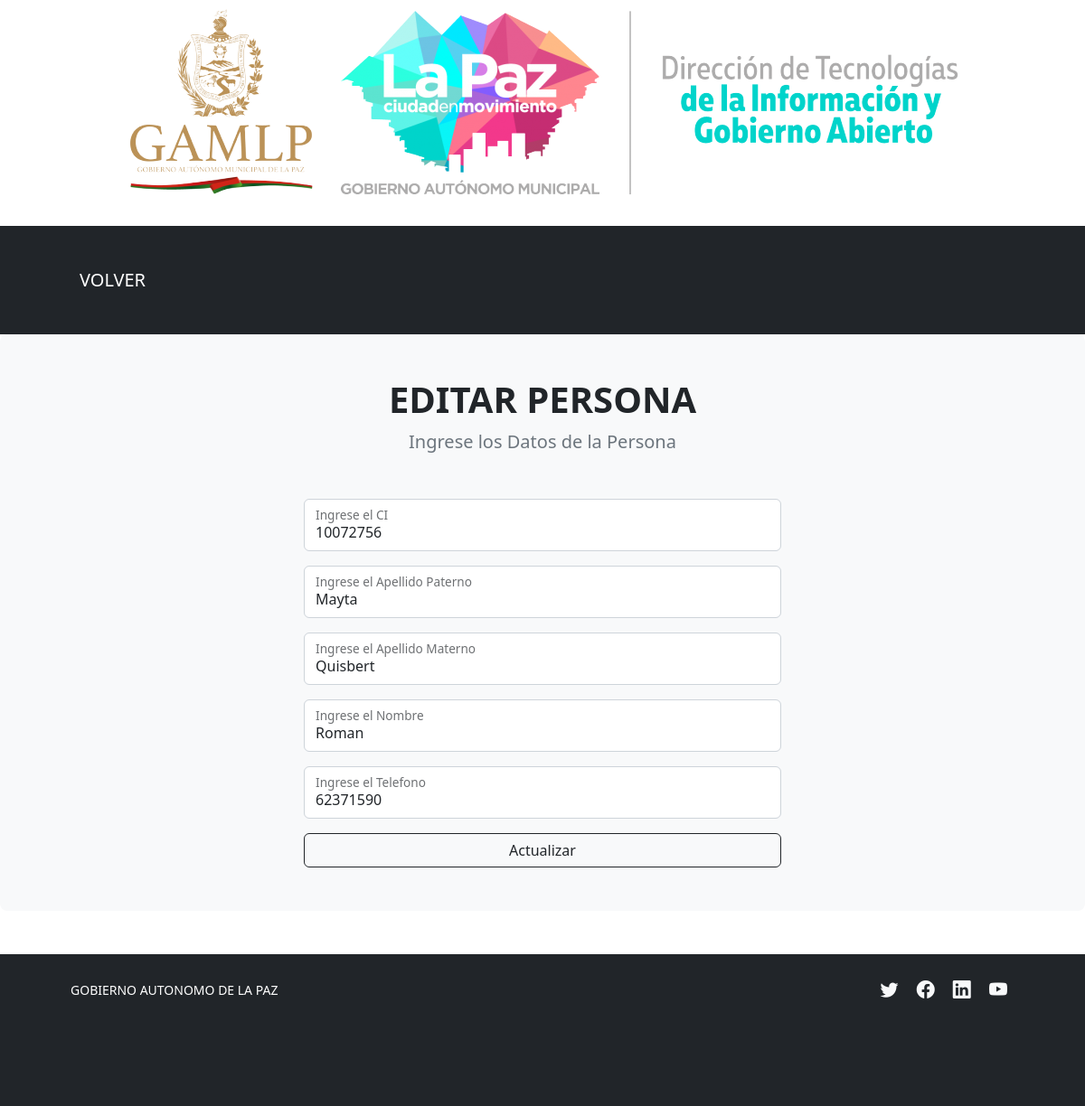
Screenshot of /editar_persona.php?ci=10072756 with the database file from the repository.
### tables this page shows
CREATE TABLE `persona` (
  `ci` int(200) NOT NULL,
  `paterno` varchar(200) NOT NULL,
  `materno` varchar(200) NOT NULL,
  `nombre` varchar(200) NOT NULL,
  `telefono` int(200) NOT NULL
);

### editar_persona.php (the view, shortened to what this page needs)
<!DOCTYPE html>
<html lang="en">
    <head>
        <link href="https://cdn.jsdelivr.net/npm/bootstrap-icons@1.5.0/font/bootstrap-icons.css" rel="stylesheet" />
        <link href="css/styles.css" rel="stylesheet" />
    </head>
    <body class="d-flex flex-column h-100">
        <main class="flex-shrink-0">
        <nav class="navbar navbar-expand-lg" style="background-image: url(imagenes/LOGO.png) ; height: 250px; background-position: center; background-repeat: no-repeat;">    </nav>
<nav class="navbar navbar-expand-lg navbar-dark bg-dark" style="padding: 40px;">
    <div class="container px-5">
        <a class="navbar-brand" href="usuario.php">VOLVER</a>
    </div>
</nav>
<?php
include('con_bd.php');
$ci = $_GET['ci'];
$result = $conn->query("SELECT * FROM persona WHERE ci=$ci");
$persona = $result->fetch_assoc();
?>
<div class="bg-light rounded-3 py-5 px-4 px-md-5 mb-5">
        <div class="text-center mb-5">
            <h1 class="fw-bolder">EDITAR PERSONA</h1>
            <p class="lead fw-normal text-muted mb-0">Ingrese los Datos de la Persona</p>
        </div>
        <div class="row gx-5 justify-content-center">
            <div class="col-lg-8 col-xl-6">
                <form  method="POST">
                    <div class="form-floating mb-3">
                        <input class="form-control"  type="number" name="ci" value="<?php echo $persona['ci']; ?>" required />
                        <label for="name">Ingrese el CI</label>
                    </div>
                    <div class="form-floating mb-3">
                        <input class="form-control" type="text" name="paterno" value="<?php echo $persona['paterno']; ?>" required />
                        <label for="name">Ingrese el Apellido Paterno</label>
                    </div>
                    <div class="form-floating mb-3">
                        <input class="form-control" type="text" name="materno" value="<?php echo $persona['materno']; ?>" required/>
                        <label for="name">Ingrese el Apellido Materno</label>
                    </div>
                    <div class="form-floating mb-3">
                        <input class="form-control"type="text" name="nombre" value="<?php echo $persona['nombre']; ?>" required />
                        <label for="name">Ingrese el Nombre</label>
                    </div>
                    <div class="form-floating mb-3">
                        <input class="form-control"  type="text" name="telefono" value="<?php echo $persona['telefono']; ?>" required />
                        <label for="name">Ingrese el Telefono</label>
                    </div>
                    <div class="d-grid"><button class="btn btn-outline-dark "  type="submit">Actualizar</button></div>
                </form>
            </div>
        </div>
    </div>
<?php include "pie_pagina.php"; ?>

### rows the page displays
persona: ci "10072756", paterno "Mayta", materno "Quisbert", nombre "Roman", telefono "62371590"
